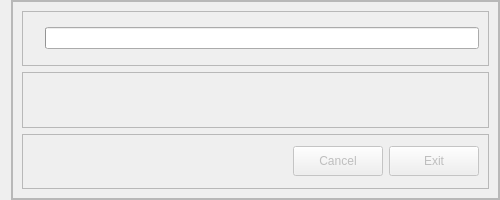
<?xml version="1.0" encoding="UTF-8"?>
<ui version="4.0">
 <class>main_download_dialog</class>
 <widget class="QDialog" name="main_download_dialog">
  <property name="geometry">
   <rect>
    <x>0</x>
    <y>0</y>
    <width>500</width>
    <height>200</height>
   </rect>
  </property>
  <property name="minimumSize">
   <size>
    <width>500</width>
    <height>200</height>
   </size>
  </property>
  <property name="maximumSize">
   <size>
    <width>500</width>
    <height>200</height>
   </size>
  </property>
  <property name="windowTitle">
   <string>To download</string>
  </property>
  <layout class="QHBoxLayout" name="horizontalLayout_3">
   <property name="spacing">
    <number>0</number>
   </property>
   <property name="topMargin">
    <number>0</number>
   </property>
   <property name="rightMargin">
    <number>0</number>
   </property>
   <property name="bottomMargin">
    <number>0</number>
   </property>
   <item>
    <widget class="QFrame" name="background_frame_download">
     <property name="frameShape">
      <enum>QFrame::StyledPanel</enum>
     </property>
     <property name="frameShadow">
      <enum>QFrame::Raised</enum>
     </property>
     <layout class="QVBoxLayout" name="verticalLayout_2">
      <property name="spacing">
       <number>0</number>
      </property>
      <property name="leftMargin">
       <number>0</number>
      </property>
      <property name="topMargin">
       <number>0</number>
      </property>
      <property name="rightMargin">
       <number>0</number>
      </property>
      <property name="bottomMargin">
       <number>0</number>
      </property>
      <item>
       <widget class="QFrame" name="conten_download">
        <property name="frameShape">
         <enum>QFrame::StyledPanel</enum>
        </property>
        <property name="frameShadow">
         <enum>QFrame::Raised</enum>
        </property>
        <layout class="QVBoxLayout" name="verticalLayout_4">
         <item>
          <widget class="QFrame" name="progresbar_frame">
           <property name="frameShape">
            <enum>QFrame::StyledPanel</enum>
           </property>
           <property name="frameShadow">
            <enum>QFrame::Raised</enum>
           </property>
           <layout class="QHBoxLayout" name="horizontalLayout_2">
            <item>
             <widget class="QLabel" name="img_bar">
              <property name="maximumSize">
               <size>
                <width>50</width>
                <height>50</height>
               </size>
              </property>
              <property name="text">
               <string/>
              </property>
              <property name="pixmap">
               <pixmap>assets/icons/downloading.png</pixmap>
              </property>
              <property name="scaledContents">
               <bool>true</bool>
              </property>
             </widget>
            </item>
            <item>
             <widget class="QProgressBar" name="progressBardownload"/>
            </item>
           </layout>
          </widget>
         </item>
         <item>
          <widget class="QFrame" name="name_frame">
           <property name="frameShape">
            <enum>QFrame::StyledPanel</enum>
           </property>
           <property name="frameShadow">
            <enum>QFrame::Raised</enum>
           </property>
           <layout class="QVBoxLayout" name="verticalLayout_3">
            <item>
             <widget class="QLabel" name="track_name">
              <property name="font">
               <font>
                <family>Arial</family>
                <pointsize>9</pointsize>
                <weight>75</weight>
                <bold>true</bold>
               </font>
              </property>
              <property name="text">
               <string/>
              </property>
              <property name="alignment">
               <set>Qt::AlignCenter</set>
              </property>
             </widget>
            </item>
           </layout>
          </widget>
         </item>
         <item>
          <widget class="QFrame" name="bottons_frame">
           <property name="frameShape">
            <enum>QFrame::StyledPanel</enum>
           </property>
           <property name="frameShadow">
            <enum>QFrame::Raised</enum>
           </property>
           <layout class="QHBoxLayout" name="horizontalLayout">
            <item>
             <spacer name="horizontalSpacer_botton">
              <property name="orientation">
               <enum>Qt::Horizontal</enum>
              </property>
              <property name="sizeHint" stdset="0">
               <size>
                <width>40</width>
                <height>20</height>
               </size>
              </property>
             </spacer>
            </item>
            <item>
             <widget class="QPushButton" name="pushButton_cancel">
              <property name="enabled">
               <bool>false</bool>
              </property>
              <property name="minimumSize">
               <size>
                <width>90</width>
                <height>30</height>
               </size>
              </property>
              <property name="text">
               <string>Cancel</string>
              </property>
             </widget>
            </item>
            <item>
             <widget class="QPushButton" name="pushButton_exit">
              <property name="enabled">
               <bool>false</bool>
              </property>
              <property name="minimumSize">
               <size>
                <width>90</width>
                <height>30</height>
               </size>
              </property>
              <property name="text">
               <string>Exit</string>
              </property>
             </widget>
            </item>
           </layout>
          </widget>
         </item>
        </layout>
       </widget>
      </item>
     </layout>
    </widget>
   </item>
  </layout>
 </widget>
 <resources/>
 <connections/>
</ui>
